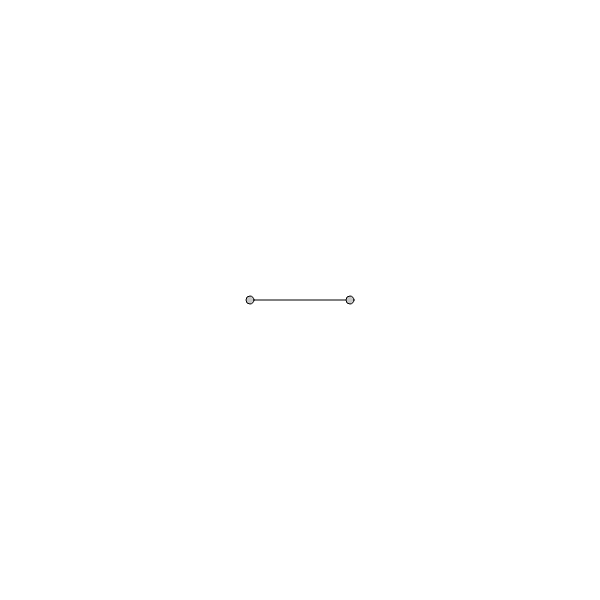
Frame 1 (no input)
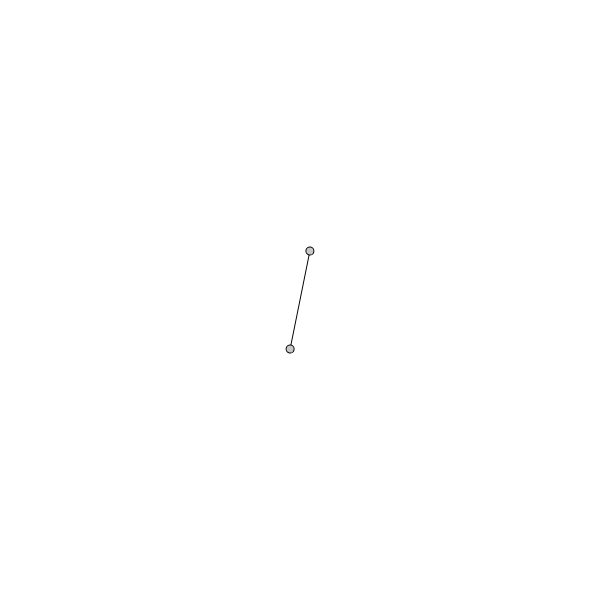
Frame 60 (no input)
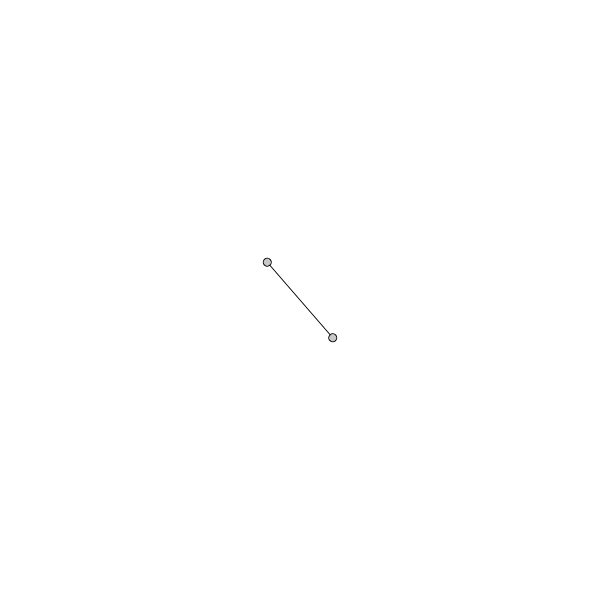
Frame 120 (the mouse pressed at the canvas centre since frame 60)

The p5.js sketch that drew these frames (run headless with seeded random() and noise() and a simulated clock; from frame 60 on, the mouse is pressed at the canvas centre):

// p5.js sketch
// ── sketch.js
let angle = 0,
    angleVelocity = 0,
    angleAcceleration = 0.001;

function setup() {
  createCanvas(600, 600);
}

function draw() {
  background(255);
  fill(200);
  stroke(0);
  translate(width/2, height/2);
  rotate(angle);
  line(-50,0,50,0);
  ellipse(50,0,8);
  ellipse(-50,0,8);
  angleVelocity += angleAcceleration;
  angle += angleVelocity;
}
